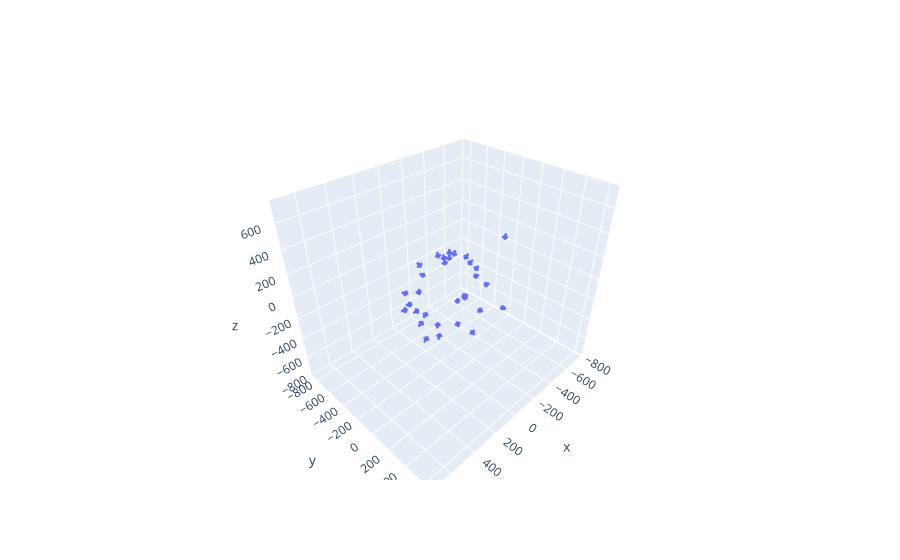

Write notebook code for a chart like this one.
### Code cell
# Visualize cameras:
from pytorch3d.vis.plotly_vis import _add_camera_trace
import plotly.graph_objects as go
from plotly.subplots import make_subplots
import os
from utils.read_camera_parameters import read_camera_parameters
from pytorch3d.renderer import FoVPerspectiveCameras

data_dir = "data/150821_dance285"
cam_scale = 10 # 10 for dance data, 0.1 for cow data
calibration_filepath = os.path.join(data_dir, "calibration.json")
Ks, Rs, ts = read_camera_parameters(calibration_filepath)
cameras = FoVPerspectiveCameras(K=Ks, R=Rs, T=ts)
fig = make_subplots(rows=1, cols=1, specs=[[{'type': 'scatter3d'}]])
_add_camera_trace(
                    fig, cameras, "name", 0, 1, cam_scale
                )
fig.show()

### Figure 1 — Plotly figure (JSON) as saved in the notebook; plotly's stock layout.template omitted (floating-point values rounded to 4 significant figures; data arrays with more than 128 entries replaced by an {"elided": "..."} marker saying what was removed)
{"data": [{"marker": {"size": 1}, "name": "name", "scene": "scene", "type": "scatter3d", "x": {"elided": "511 float values"}, "y": {"elided": "511 float values"}, "z": {"elided": "511 float values"}}], "layout": {"scene": {"domain": {"x": [0, 1], "y": [0, 1]}, "xaxis": {"range": [-809.4, 755.1]}, "yaxis": {"range": [-891.7, 672.7]}, "zaxis": {"range": [-800.8, 763.6]}}}}
